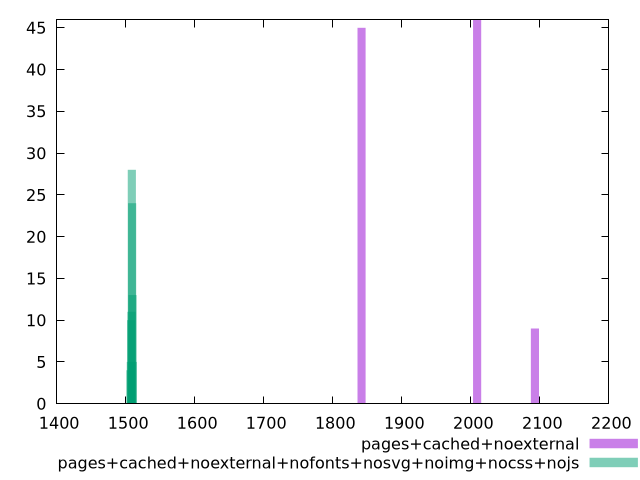

Reproduce this figure in gnuplot.
$_pagesCachedNoexternal <<EOF
1841.715908022957 45
2009.1446269341347 46
2092.8589863897237 9
EOF
$_pagesCachedNoexternalNofontsNosvgNoimgNocssNojs <<EOF
1509.3867460912043 24
1507.95920503248 10
1508.9108990716295 28
1507.0075109933302 4
1507.483358012905 5
1510.3384401303538 5
1508.4350520520547 11
1509.862593110779 13
EOF
set key outside below
set terminal pngcairo
set output "report_00006_2020-11-02T20-21-41.718Z/first-meaningful-paint/first-meaningful-paint_pages+cached+noexternal_pages+cached+noexternal+nofonts+nosvg+noimg+nocss+nojs+hist.png"
set boxwidth 11.717029507927869
set style fill transparent solid 0.5 noborder
set yrange [0:46]
plot $_pagesCachedNoexternal title "pages+cached+noexternal" with boxes ,$_pagesCachedNoexternalNofontsNosvgNoimgNocssNojs title "pages+cached+noexternal+nofonts+nosvg+noimg+nocss+nojs" with boxes ,
